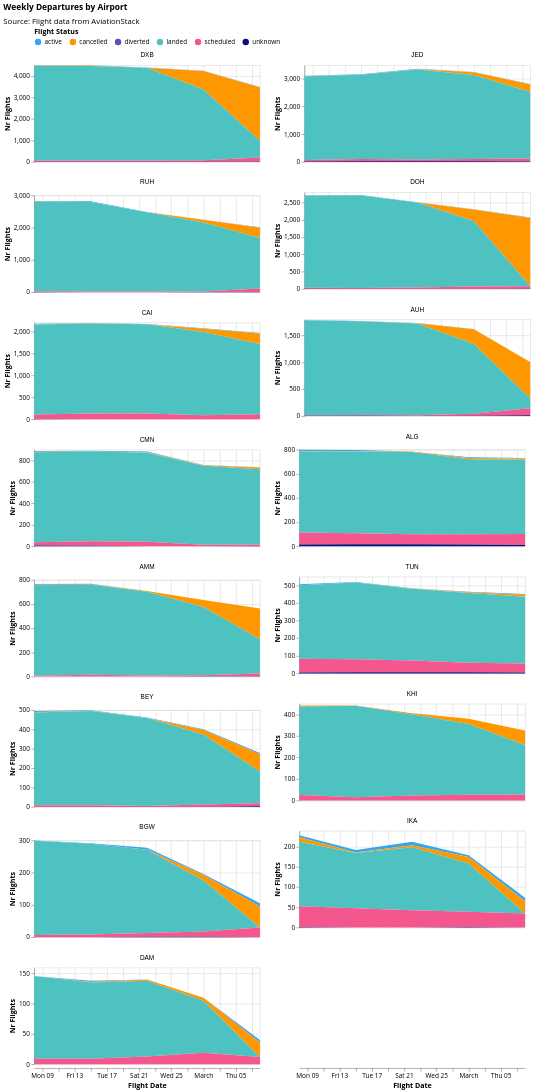

The notebook cell this image was saved under:
### Markdown cell above
### Weekly Departures by Flight Status

### Code cell
departures_exploded["flight_date"] = pd.to_datetime(departures_exploded["flight_date"])

df = (
    departures_exploded.groupby(
        [pd.Grouper(key="flight_date", freq="W"), "flight_status", "iata_dep"]
    )
    .size()
    .reset_index(name="count")
)

df.to_csv('../../data/aviation/processed/departures_weekly_airport.csv')

df = df[(df['flight_date']<'2026-03-15')&(df['flight_date']>'2026-02-01')]

get_area_plot_by_airport(
    df,
    airports=airports,
    airport_col="iata_dep",
    title="Weekly Departures by Airport",
    source_text="Source: Flight data from AviationStack",
    reindex_freq="W",
)

### Figure 1 — Vega-Lite specification as saved in the notebook (floating-point values rounded to 4 significant figures; data arrays with more than 128 entries replaced by an {"elided": "..."} marker saying what was removed)
{"config": {"view": {"continuousWidth": 300, "continuousHeight": 300}, "axis": {"labelFont": "Open Sans", "titleFont": "Open Sans"}, "legend": {"labelFont": "Open Sans", "titleFont": "Open Sans"}, "title": {"anchor": "start", "font": "Open Sans", "subtitleFont": "Open Sans"}}, "data": {"name": "data-d830632bc316386b52b1e8b3646f013f"}, "facet": {"field": "iata_dep", "sort": ["DXB", "JED", "RUH", "DOH", "CAI", "AUH", "CMN", "ALG", "AMM", "TUN", "BEY", "KHI", "BGW", "IKA", "DAM"], "title": null, "type": "nominal"}, "spec": {"layer": [{"mark": {"type": "area"}, "encoding": {"color": {"field": "flight_status", "legend": {"direction": "horizontal", "offset": 10, "orient": "top", "titleAnchor": "start"}, "scale": {"range": ["#34A7F2", "#FF9800", "#664AB6", "#4EC2C0", "#F3578E", "#081079", "#0C7C68", "#DDDA21"]}, "title": "Flight Status", "type": "nominal"}, "tooltip": [{"field": "flight_date", "title": "Flight Date", "type": "temporal"}, {"field": "flight_status", "title": "Status", "type": "nominal"}, {"field": "count", "title": "Flights", "type": "quantitative"}], "x": {"field": "flight_date", "title": "Flight Date", "type": "temporal"}, "y": {"field": "count", "stack": "zero", "title": "Nr Flights", "type": "quantitative"}}}], "height": 150, "width": 350}, "columns": 2, "resolve": {"scale": {"y": "independent"}}, "title": {"text": "Weekly Departures by Airport", "subtitle": "Source: Flight data from AviationStack", "subtitlePadding": 10}, "$schema": "https://vega.github.io/schema/vega-lite/v5.20.1.json", "datasets": {"data-d830632bc316386b52b1e8b3646f013f": {"elided": "410 records"}}}
